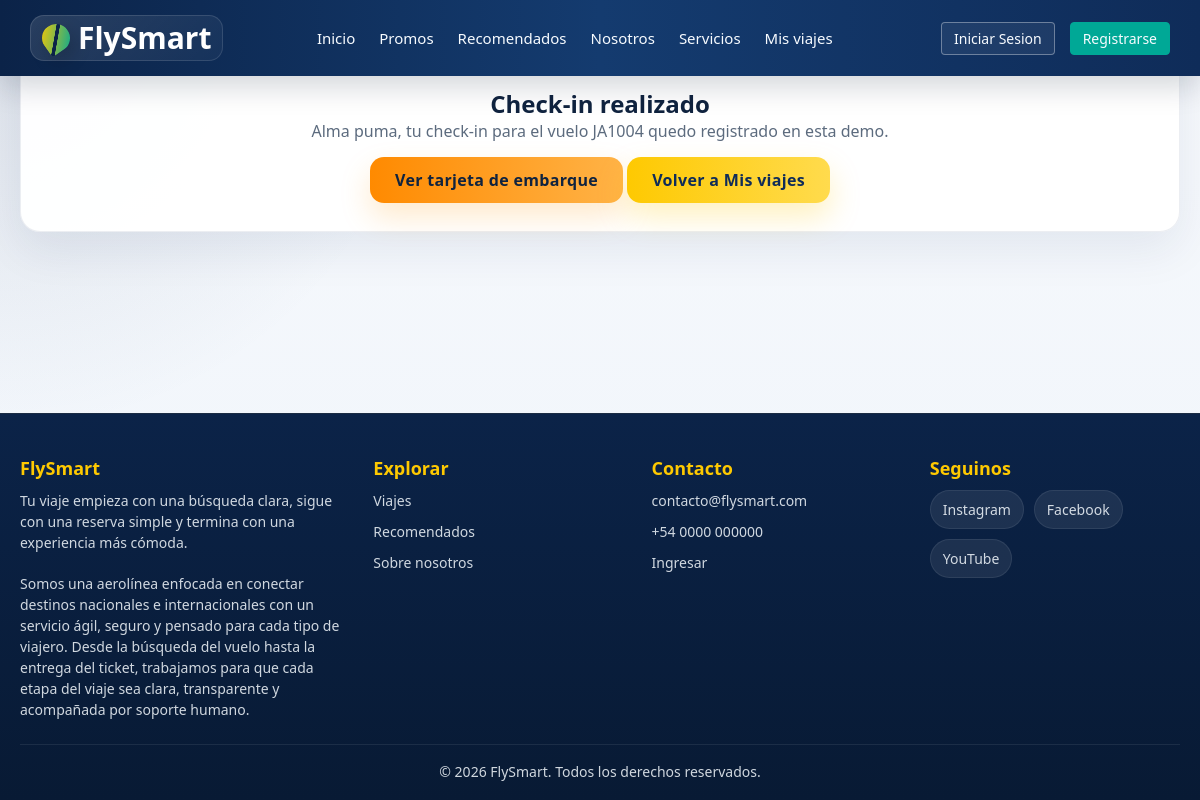
The app's page /consultas/reservas/checkin.php?pnr=37ICG5 with its own data.
### tables this page shows
CREATE TABLE IF NOT EXISTS `tickets_detalle` (
  `id_ticket` int(11) NOT NULL AUTO_INCREMENT,
  `id_orden` int(11) NOT NULL,
  `id_vuelo` int(11) NOT NULL,
  `id_pasajero` int(11) NOT NULL,
  `numero_asiento` varchar(10) DEFAULT NULL,
  `id_plan` int(11) NOT NULL,
  `codigo_reserva_pnr` varchar(6) NOT NULL,
  `precio_tramo_pagado` decimal(10,2) NOT NULL,
  PRIMARY KEY (`id_ticket`),
  KEY `id_orden` (`id_orden`),
  KEY `id_vuelo` (`id_vuelo`),
  KEY `id_pasajero` (`id_pasajero`),
  KEY `id_plan` (`id_plan`),
  CONSTRAINT `fk_tickets_orden` FOREIGN KEY (`id_orden`) REFERENCES `compras_ordenes` (`id_orden`) ON DELETE CASCADE,
  CONSTRAINT `fk_tickets_pasajero` FOREIGN KEY (`id_pasajero`) REFERENCES `pasajeros` (`id_pasajero`),
  CONSTRAINT `fk_tickets_plan` FOREIGN KEY (`id_plan`) REFERENCES `planes_tarifas` (`id_plan`),
  CONSTRAINT `fk_tickets_vuelo` FOREIGN KEY (`id_vuelo`) REFERENCES `vuelos` (`id_vuelo`)
);

CREATE TABLE IF NOT EXISTS `pasajeros` (
  `id_pasajero` int(11) NOT NULL AUTO_INCREMENT,
  `tipo_documento` varchar(20) NOT NULL,
  `numero_documento` varchar(50) NOT NULL,
  `nombre` varchar(100) NOT NULL,
  `apellido` varchar(100) NOT NULL,
  `fecha_nacimiento` date NOT NULL,
  `asistencia_especial` tinyint(1) DEFAULT 0,
  `detalles_medicos` text DEFAULT NULL,
  PRIMARY KEY (`id_pasajero`),
  UNIQUE KEY `numero_documento` (`numero_documento`)
);

CREATE TABLE IF NOT EXISTS `vuelos` (
  `id_vuelo` int(11) NOT NULL AUTO_INCREMENT,
  `numero_vuelo` varchar(20) NOT NULL,
  `id_avion` int(11) NOT NULL,
  `origen_iata` varchar(3) NOT NULL,
  `destino_iata` varchar(3) NOT NULL,
  `fecha_salida` datetime NOT NULL,
  `fecha_llegada` datetime NOT NULL,
  `precio_base_vuelo` decimal(10,2) NOT NULL,
  `estado_vuelo` varchar(20) NOT NULL,
  PRIMARY KEY (`id_vuelo`),
  KEY `id_avion` (`id_avion`),
  KEY `origen_iata` (`origen_iata`),
  KEY `destino_iata` (`destino_iata`),
  CONSTRAINT `fk_vuelos_avion` FOREIGN KEY (`id_avion`) REFERENCES `aviones` (`id_avion`),
  CONSTRAINT `fk_vuelos_destino` FOREIGN KEY (`destino_iata`) REFERENCES `aeropuertos` (`codigo_iata`),
  CONSTRAINT `fk_vuelos_origen` FOREIGN KEY (`origen_iata`) REFERENCES `aeropuertos` (`codigo_iata`)
);

### consultas/reservas/checkin.php (the view, shortened to what this page needs)
<?php
require_once '../../config/conexion.php';
$pnr = strtoupper(trim($_GET['pnr'] ?? ''));
include_once '../../includes/header.php';
$stmt = $pdo->prepare("SELECT td.codigo_reserva_pnr, v.numero_vuelo, v.fecha_salida, v.estado_vuelo, p.nombre, p.apellido FROM tickets_detalle td INNER JOIN vuelos v ON v.id_vuelo = td.id_vuelo INNER JOIN pasajeros p ON p.id_pasajero = td.id_pasajero WHERE td.codigo_reserva_pnr = :pnr LIMIT 1");
$stmt->execute(['pnr' => $pnr]);
$ticket = $stmt->fetch(PDO::FETCH_ASSOC);
?>
<main class="reservation-page">
    <section class="reservation-card reservation-empty">
        <?php if (!$ticket): ?>
            <h1>No encontramos la reserva</h1>
            <p>Verifica el codigo PNR.</p>
        <?php elseif (strtotime($ticket['fecha_salida']) < time()): ?>
            <h1>Check-in no disponible</h1>
            <p>El vuelo ya figura como pasado.</p>
        <?php else: ?>
            <p class="eyebrow">Check-in</p>
            <h1>Check-in realizado</h1>
            <p><?= htmlspecialchars($ticket['nombre'] . ' ' . $ticket['apellido'], ENT_QUOTES, 'UTF-8') ?>, tu check-in para el vuelo <?= htmlspecialchars($ticket['numero_vuelo'], ENT_QUOTES, 'UTF-8') ?> quedo registrado en esta demo.</p>
            <a href="pasaje.php?pnr=<?= urlencode($ticket['codigo_reserva_pnr']) ?>" class="btn-next btn-orange">Ver tarjeta de embarque</a>
        <?php endif; ?>
        <a href="mis_viajes.php" class="btn-next">Volver a Mis viajes</a>
    </section>
</main>
<?php include_once '../../includes/footer.php'; ?>
</body>
</html>

### css/estilos.css (style rules this page uses)
* { box-sizing: border-box; margin: 0; padding: 0; font-family: "Aptos", "Segoe UI", "Trebuchet MS", Arial, sans-serif; }
html { width: 100%; min-height: 100%; background: #081a34; }
body { width: 100%; min-height: 100vh; overflow-x: hidden; background-color: var(--light-bg); color: var(--dark-text); padding: 0; margin: 0; }
.btn-next { background-color: var(--secondary-color); color: white; border: none; padding: 12px 25px; font-size: 16px; border-radius: 4px; cursor: pointer; display: inline-block; text-decoration: none; text-align: center; margin-top: 15px; }
body { font-family: "Aptos", "Segoe UI", "Trebuchet MS", Arial, sans-serif; background: radial-gradient(circle at top left, rgba(15, 44, 89, 0.12), transparent 30%), linear-gradient(180deg, #f7f9fc 0%, #eef4fb 100%); color: #10233f; }
.eyebrow { display: inline-flex; align-items: center; gap: 8px; text-transform: uppercase; letter-spacing: 0.12em; font-size: 11px; color: #0d7fd4; font-weight: 800; margin-bottom: 10px; }
.btn-next { background: linear-gradient(90deg, #fec901, #ffdb4d); color: #0f2c59; border-radius: 14px; box-shadow: 0 14px 30px rgba(254, 201, 1, 0.25); font-weight: 900; letter-spacing: 0.02em; }
html, body { min-height: 100%; }
body { min-height: 100vh; display: flex; flex-direction: column; }
* { margin: 0; padding: 0; box-sizing: border-box; }

### css/reservas.css (style rules this page uses)
.reservation-tools, .reservation-page { max-width: 100%; width: 100%; margin: 0 auto 40px; padding: 0 20px; }
.reservation-tool, .reservation-card, .ticket-summary, .history-item, .boarding-pass { background: rgba(255, 255, 255, 0.96); border: 1px solid rgba(15, 44, 89, 0.08); border-radius: 20px; box-shadow: 0 18px 45px rgba(15, 44, 89, 0.08); }
.reservation-tool p, .reservation-card p, .ticket-details p, .history-item p, .boarding-qr p { color: #5c6b7e; }
.btn-orange { background: linear-gradient(90deg, #ff8a00, #ffb347); color: #10233f; box-shadow: 0 14px 30px rgba(255, 159, 28, 0.22); }
.reservation-page { margin-top: 28px; }
.reservation-card { padding: 28px; margin-bottom: 20px; }
.reservation-empty { text-align: center; }

### records on screen
tickets_detalle: id_pasajero.apellido "Alma puma", id_vuelo.numero_vuelo "JA1004"
